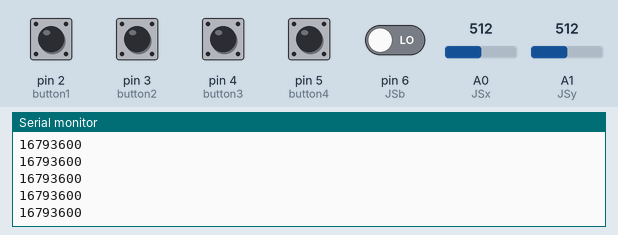
Bench run of a sketch on a simulated Arduino Uno, built with avr-gcc and run on an emulated ATmega328P. On the bench: the last lines printed to the serial monitor. Inputs (shaded band) come from the test bench; at power-on: pin 2 (button1), pin 3 (button2), pin 4 (button3), pin 5 (button4), pin 6 (JSb) LOW, A0 (JSx) = 512, A1 (JSy) = 512.

Above: at 1.2 s.
1.3 s: A0 (JSx) set to 716
At 2.0 s:
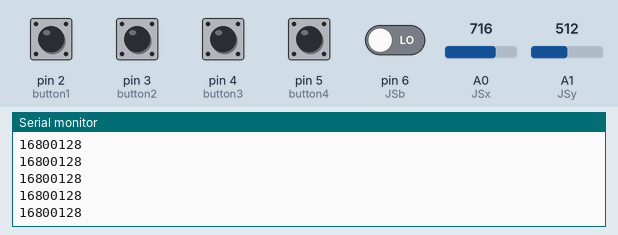
2.8 s: A1 (JSy) set to 716
At 3.4 s:
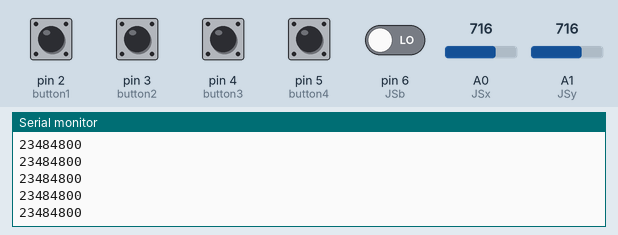
4.3 s: pin 2 (button1) pulled HIGH for 0.15 s
5.9 s: pin 3 (button2) pulled HIGH for 0.15 s
7.5 s: pin 4 (button3) pulled HIGH for 0.15 s
9.1 s: pin 5 (button4) pulled HIGH for 0.15 s
Timing chart, 0 to 11.7 s (numbered marks = the images above; inputs shaded):
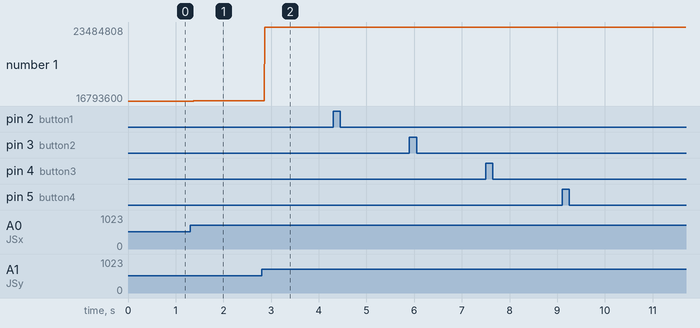

The sketch:

JoystickButtons.ino
```cpp
const int button1 = 2;
const int button2 = 3;
const int button3 = 4;
const int button4 = 5;
const int maxButtons = 5;

const int JSx = A0;
const int JSy = A1;
const int JSb = 6;
const int lenJSHex = 10;

unsigned long hexCode = 0x0;

void process(){

  if(digitalRead(button1) == HIGH){
    hexCode ^= 0x1; // 0000 0001
  }
  if(digitalRead(button2) == HIGH){
    hexCode ^= 0x2; // 0000 0010
  }
  if(digitalRead(button3) == HIGH){
    hexCode ^= 0x4; // 0000 0100
  }
  if(digitalRead(button4) == HIGH){
    hexCode ^= 0x8; // 0000 1000
  }
  if(digitalRead(JSb) == HIGH){
    hexCode ^= 0x10; // 0001 0000
  }

  unsigned long x_pos = analogRead(JSx);
  unsigned long y_pos = analogRead(JSy);
  // Serial.print("y");
  //Serial.println(y_pos);
  if(x_pos < 712 && x_pos > 312){
    x_pos = 512;
  }

  if(y_pos < 712 && y_pos > 312){
    y_pos = 512;
  }

  x_pos = x_pos << maxButtons;
  hexCode ^= x_pos;
  y_pos = y_pos << (maxButtons + lenJSHex);
  hexCode ^= y_pos;
  // Serial.print("y a");
  // Serial.println(y_pos);
  Serial.println(hexCode);

  hexCode = 0;
  // Serial.print("x");
  // Serial.println(x_pos);
  // Serial.print("y");
  // Serial.println(y_pos);

}

void setup() {
  Serial.begin(9600);
  pinMode(button1, INPUT);
  pinMode(button2, INPUT);
  pinMode(button3, INPUT);
  pinMode(button4, INPUT);
  pinMode(JSb, INPUT);

}

void loop() {
  // delay(1);
  process();

}
```

Measured:
- after the input at 1.3 s, the serial monitor: prints a new line after 0.07 s (image 1)
- after the input at 2.8 s, the serial monitor: prints a new line after 0.07 s (image 2)
- plotted number 1: 16793600 → 16800128 after the input at 1.3 s, 16800128 → 23484800 after the input at 2.8 s
